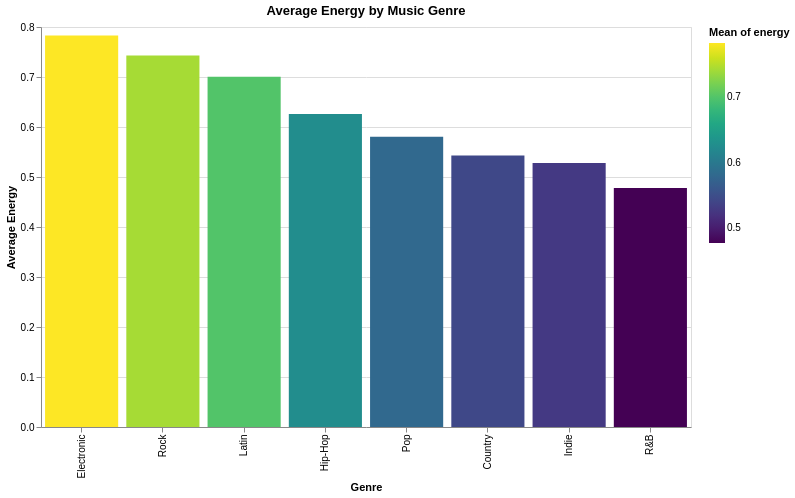

The notebook cell this image was saved under:
### Code cell
# 1. Bar Chart - Average Energy by Genre
bar_chart = alt.Chart(df).mark_bar().encode(
    x=alt.X('genre:N', sort='-y', title='Genre'),
    y=alt.Y('mean(energy):Q', title='Average Energy'),
    color=alt.Color('mean(energy):Q', scale=alt.Scale(scheme='viridis')),
    tooltip=['genre:N', alt.Tooltip('mean(energy):Q', format='.3f'), alt.Tooltip('count()')]
).properties(
    title='Average Energy by Music Genre',
    width=650,
    height=400
).interactive()

bar_chart

### Figure 1 — Vega-Lite specification as saved in the notebook (floating-point values rounded to 4 significant figures; data arrays with more than 128 entries replaced by an {"elided": "..."} marker saying what was removed)
{"config": {"view": {"continuousWidth": 300, "continuousHeight": 300}}, "data": {"name": "data-2c81a73ca0c29c8bbde07a8edc38fc82"}, "mark": {"type": "bar"}, "encoding": {"color": {"aggregate": "mean", "field": "energy", "scale": {"scheme": "viridis"}, "type": "quantitative"}, "tooltip": [{"field": "genre", "type": "nominal"}, {"aggregate": "mean", "field": "energy", "format": ".3f", "type": "quantitative"}, {"aggregate": "count", "type": "quantitative"}], "x": {"field": "genre", "sort": "-y", "title": "Genre", "type": "nominal"}, "y": {"aggregate": "mean", "field": "energy", "title": "Average Energy", "type": "quantitative"}}, "height": 400, "params": [{"name": "param_1", "select": {"type": "interval", "encodings": ["x", "y"]}, "bind": "scales"}], "title": "Average Energy by Music Genre", "width": 650, "$schema": "https://vega.github.io/schema/vega-lite/v5.20.1.json", "datasets": {"data-2c81a73ca0c29c8bbde07a8edc38fc82": {"elided": "1200 records"}}}
